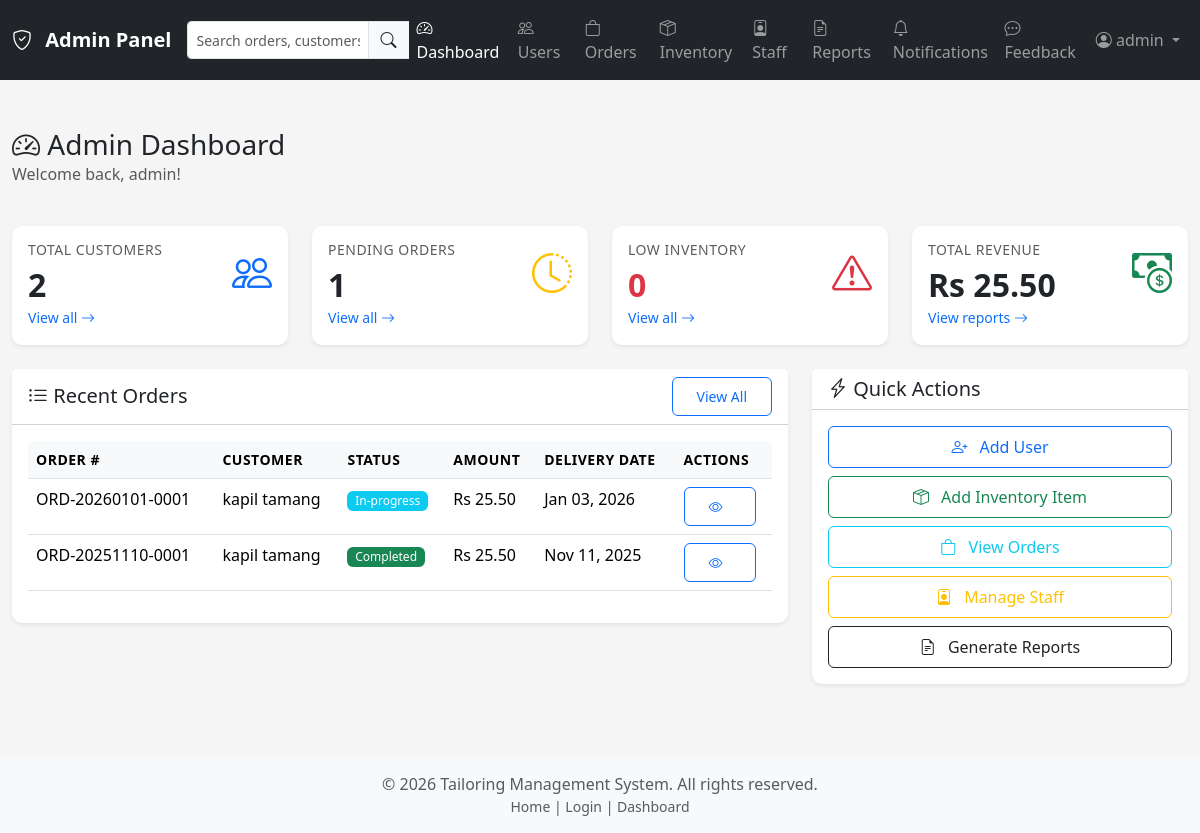
Page /admin/dashboard.php (signed in) on the committed database.
### tables this page shows
CREATE TABLE `orders` (
  `id` int(11) NOT NULL,
  `customer_id` int(11) NOT NULL,
  `order_number` varchar(50) NOT NULL,
  `description` text DEFAULT NULL,
  `status` enum('pending','in-progress','completed','cancelled','delivered') NOT NULL DEFAULT 'pending',
  `delivery_date` date DEFAULT NULL,
  `total_amount` decimal(10,2) NOT NULL DEFAULT 0.00,
  `advance_amount` decimal(10,2) NOT NULL DEFAULT 0.00,
  `remaining_amount` decimal(10,2) NOT NULL DEFAULT 0.00,
  `average_rating` decimal(3,2) DEFAULT NULL COMMENT 'Average rating from customer feedback (1.00 to 5.00)',
  `notes` text DEFAULT NULL,
  `created_at` timestamp NOT NULL DEFAULT current_timestamp(),
  `updated_at` timestamp NOT NULL DEFAULT current_timestamp() ON UPDATE current_timestamp(),
  `completed_at` timestamp NULL DEFAULT NULL
);

CREATE TABLE `customers` (
  `id` int(11) NOT NULL,
  `user_id` int(11) NOT NULL,
  `name` varchar(100) NOT NULL,
  `phone` varchar(20) DEFAULT NULL,
  `address` text DEFAULT NULL,
  `measurements` longtext DEFAULT NULL COMMENT 'JSON field for bust, waist, hips, length, etc.' CHECK (json_valid(`measurements`)),
  `notes` text DEFAULT NULL,
  `created_at` timestamp NOT NULL DEFAULT current_timestamp(),
  `updated_at` timestamp NOT NULL DEFAULT current_timestamp() ON UPDATE current_timestamp()
);

### includes/functions.php (called while the page is built, shortened)
<?php
function baseUrl($path = '') {
    $base = defined('BASE_URL') ? BASE_URL : '/TMS/';
    return rtrim($base, '/') . '/' . ltrim($path, '/');
}
?>

### admin/dashboard.php (the view, shortened to what this page needs)
<?php
require_once __DIR__ . '/../includes/functions.php';
require_once __DIR__ . '/../includes/auth.php';
$stats = [];
try {
    $stmt = $pdo->query("SELECT COUNT(*) as count FROM customers");
    $stats['total_customers'] = $stmt->fetch()['count'];
    $stmt = $pdo->query("SELECT COUNT(*) as count FROM orders WHERE status IN ('pending', 'in-progress')");
    $stats['pending_orders'] = $stmt->fetch()['count'];
    $stmt = $pdo->query("SELECT COUNT(*) as count FROM inventory WHERE quantity <= low_stock_threshold AND status = 'available'");
    $stats['low_inventory'] = $stmt->fetch()['count'];
    $stmt = $pdo->query("SELECT COUNT(*) as count FROM users WHERE role = 'staff' AND status = 'active'");
    $stats['total_staff'] = $stmt->fetch()['count'];
    $stmt = $pdo->query("SELECT COALESCE(SUM(total_amount), 0) as total FROM orders WHERE status = 'completed'");
    $stats['revenue'] = $stmt->fetch()['total'];
    $stmt = $pdo->query("
        SELECT o.id, o.order_number, o.status, o.total_amount, o.delivery_date, o.created_at,
               c.name as customer_name
        FROM orders o
        LEFT JOIN customers c ON o.customer_id = c.id
        ORDER BY o.created_at DESC
        LIMIT 10
    ");
    $recent_orders = $stmt->fetchAll();
} catch (PDOException $e) {
    $stats = [
        'total_customers' => 0,
        'pending_orders' => 0,
        'low_inventory' => 0,
        'total_staff' => 0,
        'revenue' => 0
    ];
    $recent_orders = [];
}
include __DIR__ . '/../includes/header.php';
include __DIR__ . '/../includes/admin_nav.php';
?>
<div class="container-fluid py-4">
    <div class="row mb-4">
        <div class="col-12">
            <h1 class="h3 mb-0">
                <i class="bi bi-speedometer2"></i> Admin Dashboard
            </h1>
            <p class="text-muted">Welcome back, <?php echo htmlspecialchars($_SESSION['user_name']); ?>!</p>
        </div>
    </div>
    <div class="row g-4 mb-4">
        <div class="col-md-3 col-sm-6">
            <div class="card border-0 shadow-sm">
                <div class="card-body">
                    <div class="d-flex justify-content-between align-items-center">
                        <div>
                            <h6 class="text-muted mb-2">Total Customers</h6>
                            <h2 class="mb-0"><?php echo number_format($stats['total_customers']); ?></h2>
                        </div>
                        <div class="text-primary">
                            <i class="bi bi-people fs-1"></i>
                        </div>
                    </div>
                    <a href="<?php echo baseUrl('admin/users.php?role=customer'); ?>" class="text-decoration-none small">
                        View all <i class="bi bi-arrow-right"></i>
                    </a>
                </div>
            </div>
        </div>
        <div class="col-md-3 col-sm-6">
            <div class="card border-0 shadow-sm">
                <div class="card-body">
                    <div class="d-flex justify-content-between align-items-center">
                        <div>
                            <h6 class="text-muted mb-2">Pending Orders</h6>
                            <h2 class="mb-0"><?php echo number_format($stats['pending_orders']); ?></h2>
                        </div>
                        <div class="text-warning">
                            <i class="bi bi-clock-history fs-1"></i>
                        </div>
                    </div>
                    <a href="<?php echo baseUrl('admin/orders.php?status=pending'); ?>" class="text-decoration-none small">
                        View all <i class="bi bi-arrow-right"></i>
                    </a>
                </div>
            </div>
        </div>
        <div class="col-md-3 col-sm-6">
            <div class="card border-0 shadow-sm">
                <div class="card-body">
                    <div class="d-flex justify-content-between align-items-center">
                        <div>
                            <h6 class="text-muted mb-2">Low Inventory</h6>
                            <h2 class="mb-0 text-danger"><?php echo number_format($stats['low_inventory']); ?></h2>
                        </div>
                        <div class="text-danger">
                            <i class="bi bi-exclamation-triangle fs-1"></i>
                        </div>
                    </div>
                    <a href="<?php echo baseUrl('admin/inventory.php?filter=low_stock'); ?>" class="text-decoration-none small">
                        View all <i class="bi bi-arrow-right"></i>
                    </a>
                </div>
            </div>
        </div>
        <div class="col-md-3 col-sm-6">
            <div class="card border-0 shadow-sm">
                <div class="card-body">
                    <div class="d-flex justify-content-between align-items-center">
                        <div>
                            <h6 class="text-muted mb-2">Total Revenue</h6>
                            <h2 class="mb-0">Rs <?php echo number_format($stats['revenue'], 2); ?></h2>
                        </div>
                        <div class="text-success">
                            <i class="bi bi-cash-coin fs-1"></i>
                        </div>
                    </div>
                    <a href="<?php echo baseUrl('admin/reports.php'); ?>" class="text-decoration-none small">
                        View reports <i class="bi bi-arrow-right"></i>
                    </a>
                </div>
            </div>
        </div>
    </div>
    <div class="row g-4">
        <div class="col-md-8">
            <div class="card border-0 shadow-sm">
                <div class="card-header bg-white d-flex justify-content-between align-items-center">
                    <h5 class="mb-0"><i class="bi bi-list-ul"></i> Recent Orders</h5>
                    <a href="<?php echo baseUrl('admin/orders.php'); ?>" class="btn btn-sm btn-outline-primary">View All</a>
                </div>
                <div class="card-body">
                    <?php if (count($recent_orders) > 0): ?>
                        <div class="table-responsive">
                            <table class="table table-hover">
                                <thead>
                                    <tr>
                                        <th>Order #</th>
                                        <th>Customer</th>
                                        <th>Status</th>
                                        <th>Amount</th>
                                        <th>Delivery Date</th>
                                        <th>Actions</th>
                                    </tr>
                                </thead>
                                <tbody>
                                    <?php foreach ($recent_orders as $order): ?>
                                        <tr>
                                            <td><?php echo htmlspecialchars($order['order_number']); ?></td>
                                            <td><?php echo htmlspecialchars($order['customer_name'] ?? 'N/A'); ?></td>
                                            <td>
                                                <span class="badge bg-<?php
                                                    echo $order['status'] == 'completed' ? 'success' :
                                                        ($order['status'] == 'pending' ? 'warning' : 'info');
                                                ?>">
                                                    <?php echo ucfirst($order['status']); ?>
                                                </span>
                                            </td>
                                            <td>Rs <?php echo number_format($order['total_amount'], 2); ?></td>
                                            <td><?php echo $order['delivery_date'] ? date('M d, Y', strtotime($order['delivery_date'])) : 'N/A'; ?></td>
                                            <td>
                                                <a href="<?php echo baseUrl('admin/orders.php?view=' . $order['id']); ?>"
                                                   class="btn btn-sm btn-outline-primary">
                                                    <i class="bi bi-eye"></i>
                                                </a>
                                            </td>
                                        </tr>
                                    <?php endforeach; ?>
                                </tbody>
                            </table>
                        </div>
                    <?php else: ?>
                        <p class="text-muted text-center py-4">No orders yet.</p>
                    <?php endif; ?>
                </div>
            </div>
        </div>
        <div class="col-md-4">
            <div class="card border-0 shadow-sm">
                <div class="card-header bg-white">
                    <h5 class="mb-0"><i class="bi bi-lightning-charge"></i> Quick Actions</h5>
                </div>
                <div class="card-body">
                    <div class="d-grid gap-2">
                        <a href="<?php echo baseUrl('admin/users.php?action=add'); ?>" class="btn btn-outline-primary">
                            <i class="bi bi-person-plus"></i> Add User
                        </a>
                        <a href="<?php echo baseUrl('admin/inventory.php?action=add'); ?>" class="btn btn-outline-success">
                            <i class="bi bi-box-seam"></i> Add Inventory Item
                        </a>
                        <a href="<?php echo baseUrl('admin/orders.php'); ?>" class="btn btn-outline-info">
                            <i class="bi bi-bag"></i> View Orders
                        </a>
                        <a href="<?php echo baseUrl('admin/staff.php'); ?>" class="btn btn-outline-warning">
                            <i class="bi bi-person-badge"></i> Manage Staff
                        </a>
                        <a href="<?php echo baseUrl('admin/reports.php'); ?>" class="btn btn-outline-dark">
                            <i class="bi bi-file-earmark-text"></i> Generate Reports
                        </a>
                    </div>
                </div>
            </div>
        </div>
    </div>
</div>
<?php include __DIR__ . '/../includes/footer.php'; ?>

### assets/css/style.css (style rules this page uses)
:root { --primary-color: #0d6efd; --secondary-color: #6c757d; --success-color: #198754; --danger-color: #dc3545; --warning-color: #ffc107; --info-color: #0dcaf0; --light-color: #f8f9fa; --dark-color: #212529; }
body { font-family: 'Segoe UI', Tahoma, Geneva, Verdana, sans-serif; background-color: #f5f5f5; min-height: 100vh; }
.card { border-radius: 10px; transition: transform 0.2s ease-in-out; }
.shadow-sm { box-shadow: 0 0.125rem 0.25rem rgba(0, 0, 0, 0.075) !important; }
.card-body h2 { font-size: 2rem; font-weight: 700; }
.card-body h6 { font-size: 0.875rem; text-transform: uppercase; letter-spacing: 0.5px; }
.btn { border-radius: 6px; font-weight: 500; padding: 0.5rem 1.5rem; transition: all 0.2s ease-in-out; }
.btn i { margin-right: 0.5rem; }
.table-responsive { border-radius: 6px; }
.table thead th { background-color: #f8f9fa; font-weight: 600; text-transform: uppercase; font-size: 0.875rem; letter-spacing: 0.5px; }
.badge { padding: 0.35em 0.65em; font-weight: 500; }

### rows in the picture
orders: id "1", total_amount "25.50", order_number "ORD-20251110-0001", customer.name "kapil tamang", status "Completed", delivery_date "Nov 11, 2025"
orders: order_number "ORD-20260101-0001", customer.name "kapil tamang", status "In-progress", total_amount "25.50", delivery_date "Jan 03, 2026"

### other values in the picture
$_SESSION['user_name'] "admin"
$stats['total_customers'] "2"
$stats['low_inventory'] "0"
